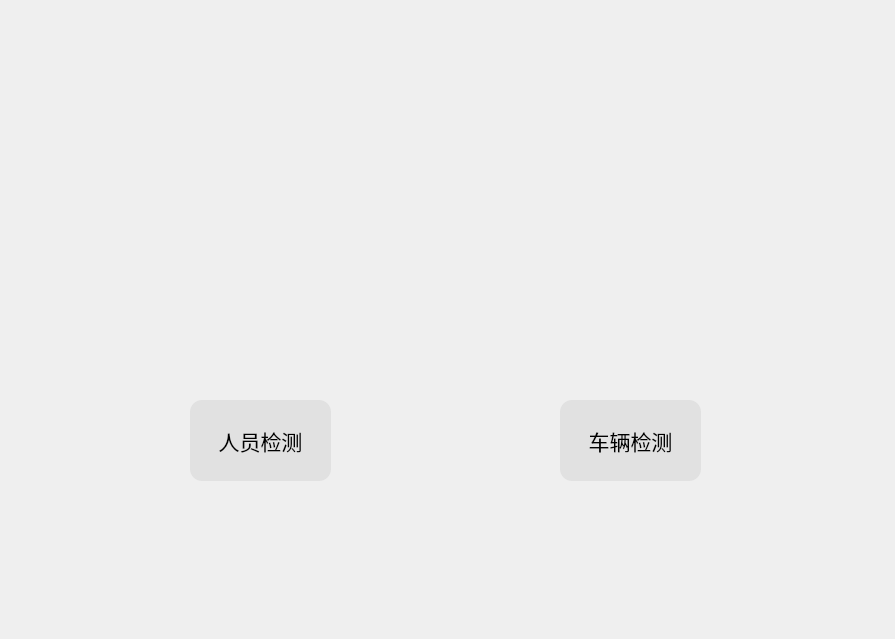
<?xml version="1.0" encoding="UTF-8"?>
<ui version="4.0">
 <class>Dialog</class>
 <widget class="QDialog" name="Dialog">
  <property name="geometry">
   <rect>
    <x>0</x>
    <y>0</y>
    <width>895</width>
    <height>639</height>
   </rect>
  </property>
  <property name="windowTitle">
   <string>Dialog</string>
  </property>
  <property name="styleSheet">
   <string notr="true"/>
  </property>
  <widget class="QPushButton" name="pushButton">
   <property name="geometry">
    <rect>
     <x>190</x>
     <y>400</y>
     <width>141</width>
     <height>81</height>
    </rect>
   </property>
   <property name="font">
    <font>
     <pointsize>16</pointsize>
    </font>
   </property>
   <property name="styleSheet">
    <string notr="true">QPushButton{
	background-color:rgb(225,225,225);
	border-radius:12px;
}
QPushButton:hover {
            background-color: #87CEEB; /* 天蓝色背景 */
            color: black;
}</string>
   </property>
   <property name="text">
    <string>人员检测</string>
   </property>
   <property name="iconSize">
    <size>
     <width>40</width>
     <height>40</height>
    </size>
   </property>
  </widget>
  <widget class="QPushButton" name="pushButton_2">
   <property name="geometry">
    <rect>
     <x>560</x>
     <y>400</y>
     <width>141</width>
     <height>81</height>
    </rect>
   </property>
   <property name="font">
    <font>
     <pointsize>16</pointsize>
    </font>
   </property>
   <property name="styleSheet">
    <string notr="true">QPushButton{
	background-color:rgb(225,225,225);
	border-radius:12px;
}
QPushButton:hover {
            background-color: #87CEEB; /* 天蓝色背景 */
            color: black;
}</string>
   </property>
   <property name="text">
    <string>车辆检测</string>
   </property>
  </widget>
 </widget>
 <resources>
  <include location="s.qrc"/>
 </resources>
 <connections>
  <connection>
   <sender>pushButton</sender>
   <signal>clicked()</signal>
   <receiver>Dialog</receiver>
   <slot>goin_people()</slot>
   <hints>
    <hint type="sourcelabel">
     <x>260</x>
     <y>440</y>
    </hint>
    <hint type="destinationlabel">
     <x>447</x>
     <y>319</y>
    </hint>
   </hints>
  </connection>
  <connection>
   <sender>pushButton_2</sender>
   <signal>clicked()</signal>
   <receiver>Dialog</receiver>
   <slot>goin_car()</slot>
   <hints>
    <hint type="sourcelabel">
     <x>630</x>
     <y>440</y>
    </hint>
    <hint type="destinationlabel">
     <x>447</x>
     <y>319</y>
    </hint>
   </hints>
  </connection>
 </connections>
 <slots>
  <slot>goin_people()</slot>
  <slot>goin_car()</slot>
 </slots>
</ui>
